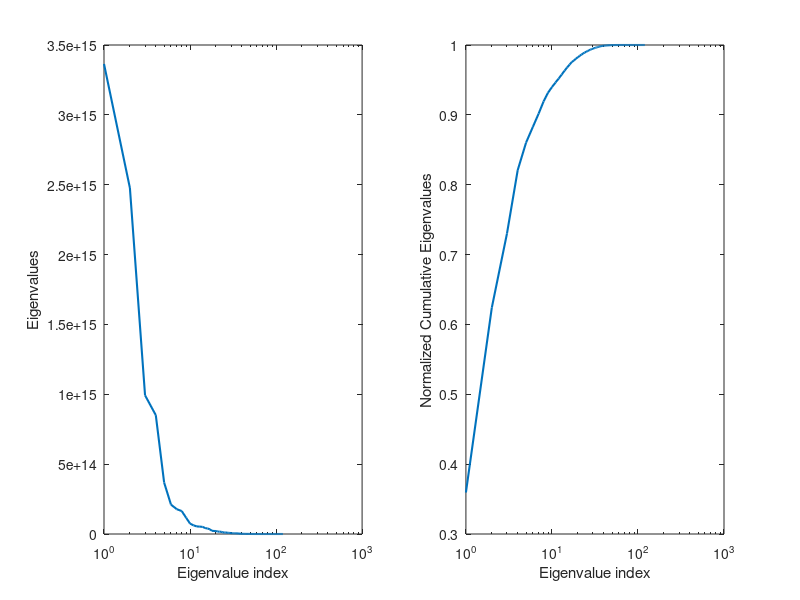
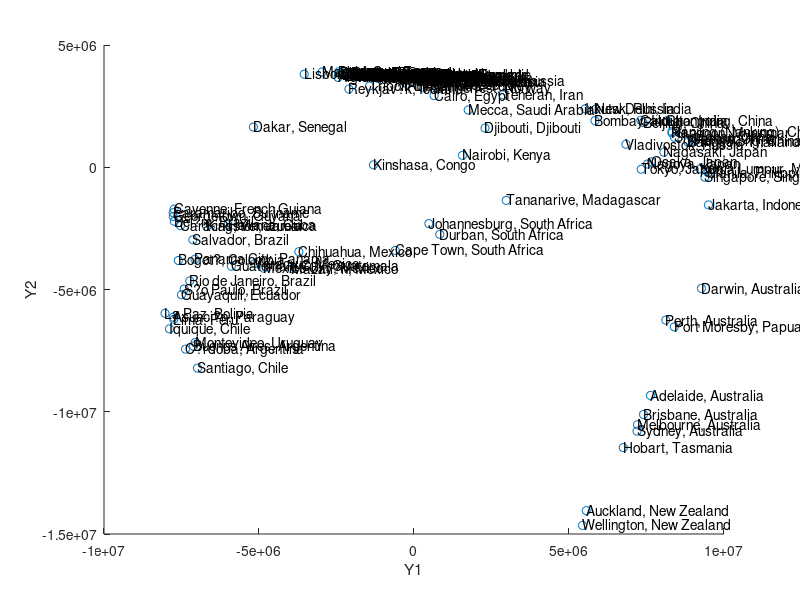
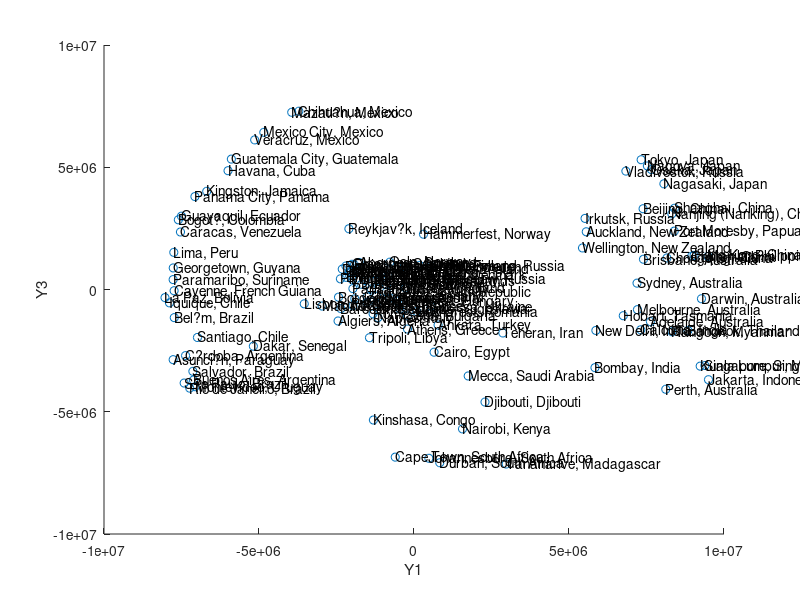
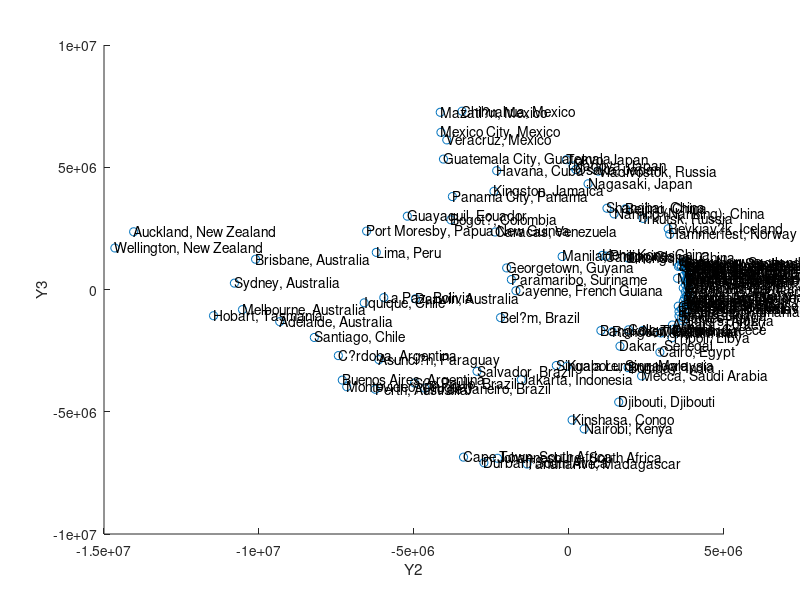

MATLAB code to generate these figures, in order:
clear;clc;
% loading files
world_distance = load('world_city_distance.mat');

% getting data from us_city_distance file
world_d = world_distance.d;
world_names = world_distance.names;
world_num_nodes = length(world_d);

% creating H matrix
world_H = eye(world_num_nodes) - (1/world_num_nodes)*ones(world_num_nodes, 1)*ones(1,world_num_nodes);
world_S = world_d.^2;

% computing tau d_g
world_T_DG = -world_H*world_S*world_H/2;
[eigvec, full_eigval, ignore] = svd(world_T_DG);

eigval = diag(full_eigval);
figure;
subplot(1, 2, 1);
semilogx(1:1:size(world_S, 1), eigval, 'LineWidth', 1.5);
xlabel('Eigenvalue index');
ylabel('Eigenvalues');

cum_eigval = cumsum(eigval);
subplot(1, 2, 2);
semilogx(1:1:size(world_S, 1), cum_eigval/cum_eigval(length(cum_eigval)), 'LineWidth', 1.5);
xlabel('Eigenvalue index');
ylabel('Normalized Cumulative Eigenvalues');

d = 3;
y = zeros(world_num_nodes, d);
d_eigvec = eigvec(:,1:d);

for i = 1:world_num_nodes
    for j = 1:d
        y(i,j) = sqrt(eigval(j)) * eigvec(i,j);
    end
end

% 2D scatter plots
figure, scatter(y(:,1), y(:,2));
text(y(:,1), y(:,2), world_names);
xlabel('Y1');ylabel('Y2');

figure, scatter(y(:,1), y(:,3));
text(y(:,1), y(:,3), world_names);
xlabel('Y1');ylabel('Y3');

figure, scatter(y(:,2), y(:,3));
text(y(:,2), y(:,3), world_names);
xlabel('Y2');ylabel('Y3');

% 3D scatter plot
figure, scatter3(y(:,1), y(:,2), y(:,3));
text(y(:,1), y(:,2), y(:,3), world_names);
xlabel('Y1');ylabel('Y2');zlabel('Y3');